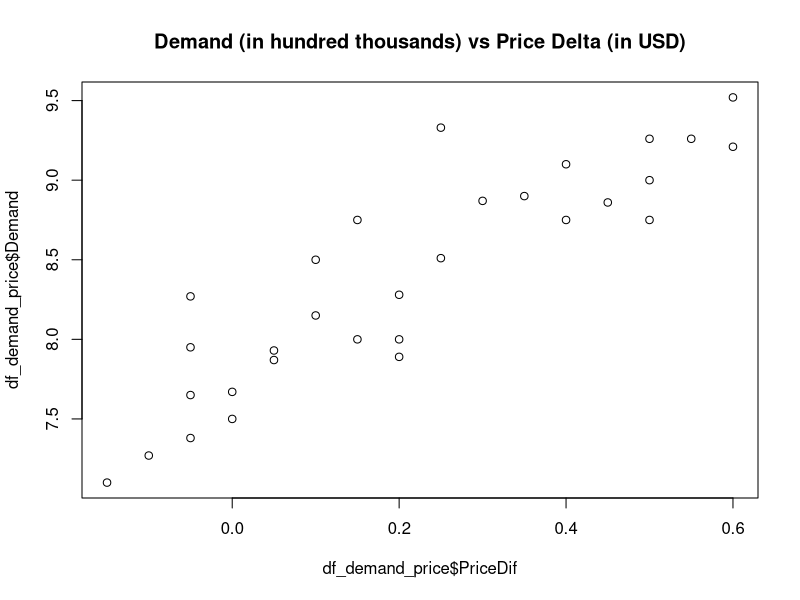
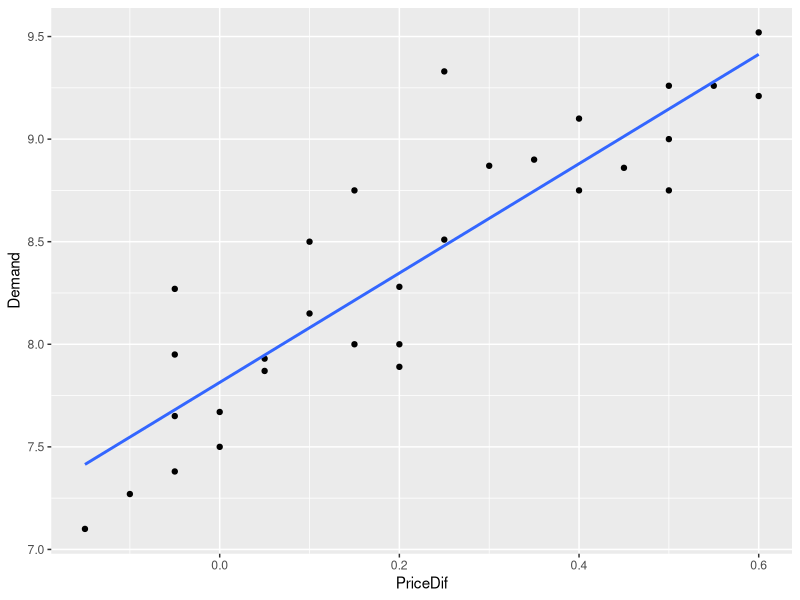

Source code (R) for these figures, in order:
## ---- chunk 1
knitr::opts_chunk$set(echo = TRUE)
## ---- chunk 2
library(ggplot2)
setwd("~/data_projects/fall22_hw/isye6414_hw/hw3")
## ---- chunk 3
df_demand_price = read.table(file ="./6414_HW3_Clean.csv", sep=",",header=TRUE)
head(df_demand_price)
dim(df_demand_price)
summary(df_demand_price)
## ---- chunk 4
title_i = "Demand (in hundred thousands) vs Price Delta (in USD)"
plot(x=df_demand_price$PriceDif, y=df_demand_price$Demand, type ="p",main = title_i)
## ---- chunk 5
cor_xy = cor(df_demand_price$Demand,df_demand_price$PriceDif)
print (paste("Corealtion on full data:",round(cor_xy,2)))
## ---- chunk 6
#Fit SLR
slr_model <- lm(Demand ~ PriceDif, data = df_demand_price)
slr_model

#Superpositioning regression line on 
ggplot(df_demand_price, aes(PriceDif, Demand)) + #aes(x,y)
  geom_point() +
  stat_smooth(method = lm, se = FALSE)
## ---- chunk 7
summary(slr_model)
## ---- chunk 8
#In R this is given as:
confint(slr_model,level = 0.95)
print (paste("95% CI for beta1 is (2.135702,3.194727)"))
print (paste("Length of CI in terms of sd:",round((3.194727-2.135702)/0.25850,2)))
## ---- chunk 9
print ("Critical t value, for alpha 5%:")
qt(p=0.975,df=28)
qt(p=0.025,df=28)
## ---- chunk 10
summary(slr_model)$coefficients
## ---- chunk 11
test = data.frame(PriceDif = 0.1)
predict.lm(slr_model, test, interval = "confidence", level = 0.95)
## ---- chunk 12
predict.lm(slr_model, test, interval = "predict", level = 0.95)
## ---- chunk 13
half_length_ci = (8.21334-7.947878)/2
half_length_pi = (8.7425-7.418719)/2

print (paste("half Length CI",half_length_ci))
print (paste("half Length PI",half_length_pi))
print (half_length_pi/half_length_ci)
## ---- chunk 14
test2 = data.frame(PriceDif = 0.25)
predict.lm(slr_model, test2, interval = "confidence", level = 0.95)
## ---- chunk 15
half_length_ci2 = (8.600362-8.36042)/2
print(paste("mean x and CI2 = ",mean(df_demand_price$PriceDif),half_length_ci2))
